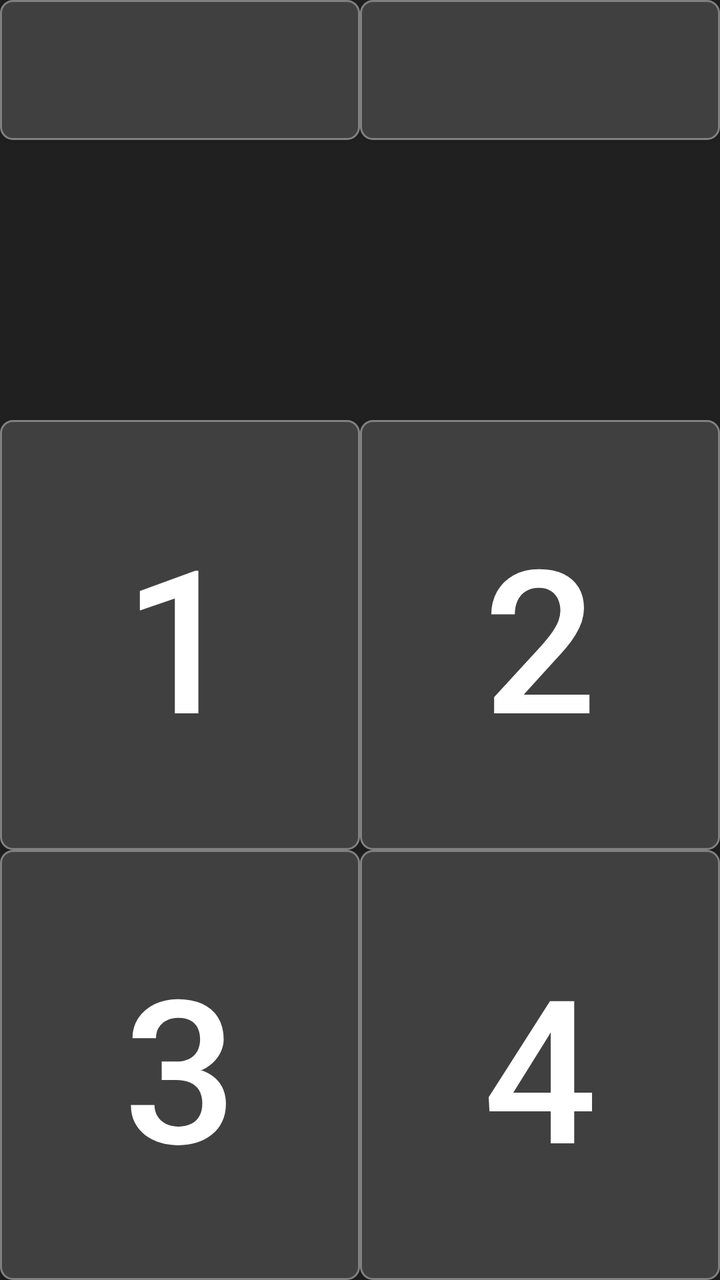
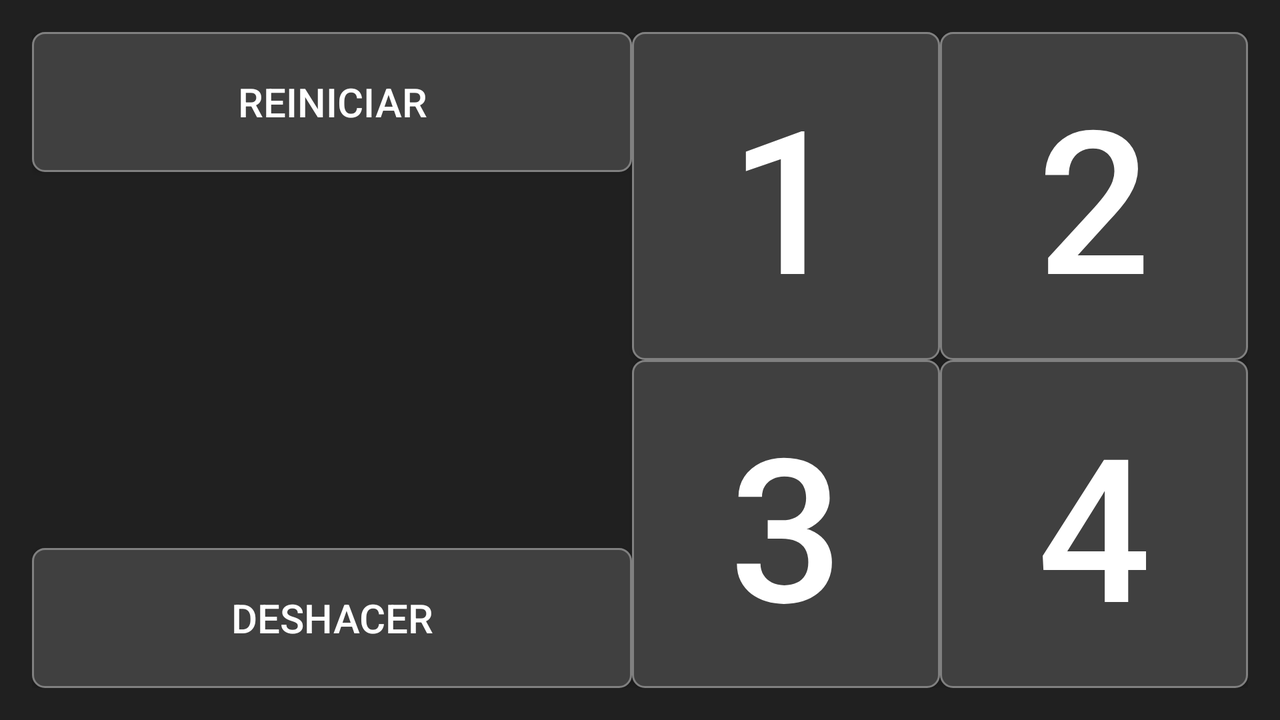

First picture: res/layout/ on a phone held upright. Second picture: the repository's own variant of that layout, on a device whose configuration matches the variant's folder. Source for both follows.
<!-- AndroidManifest.xml: application theme AppTheme -->
<!-- res/layout/activity_decklist.xml -->
<?xml version="1.0" encoding="utf-8"?>
<androidx.constraintlayout.widget.ConstraintLayout
    xmlns:android="http://schemas.android.com/apk/res/android"
    xmlns:app="http://schemas.android.com/apk/res-auto"
    android:id="@+id/activity_decklist"
    android:layout_width="match_parent"
    android:layout_height="match_parent"
    >

    <Button
        android:id="@+id/btn_reset"
        android:layout_width="0dp"
        android:layout_height="70dp"
        android:background="@drawable/answer_background_parent"
        android:textColor="@color/colorText"
        android:textSize="20dp"
        app:layout_constraintStart_toStartOf="parent"
        app:layout_constraintEnd_toStartOf="@+id/btn_undo"
        app:layout_constraintTop_toTopOf="parent"
        app:layout_constraintBottom_toTopOf="@+id/txv_total"
        />

    <Button
        android:id="@+id/btn_undo"
        android:layout_width="0dp"
        android:layout_height="70dp"
        android:background="@drawable/answer_background_parent"
        android:textColor="@color/colorText"
        android:textSize="20dp"
        app:layout_constraintStart_toEndOf="@+id/btn_reset"
        app:layout_constraintEnd_toEndOf="parent"
        app:layout_constraintTop_toTopOf="parent"
        app:layout_constraintBottom_toTopOf="@+id/txv_total"
        />

    <TextView
        android:id="@+id/txv_total"
        android:layout_width="0dp"
        android:layout_height="70dp"
        android:textColor="@color/colorText"
        android:textSize="20dp"
        android:gravity="center"
        app:layout_constraintStart_toStartOf="parent"
        app:layout_constraintEnd_toEndOf="parent"
        app:layout_constraintTop_toBottomOf="@+id/btn_reset"
        app:layout_constraintBottom_toTopOf="@+id/txv_number_list"
        />

    <TextView
        android:id="@+id/txv_number_list"
        android:layout_width="0dp"
        android:layout_height="70dp"
        android:textColor="@color/colorText"
        android:textSize="20dp"
        android:gravity="center"
        app:layout_constraintStart_toStartOf="parent"
        app:layout_constraintEnd_toEndOf="parent"
        app:layout_constraintTop_toBottomOf="@+id/txv_total"
        app:layout_constraintBottom_toTopOf="@+id/btn_add_1"
        />

    <Button
        android:id="@+id/btn_add_1"
        android:layout_width="0dp"
        android:layout_height="0dp"
        android:background="@drawable/answer_background_parent"
        android:textColor="@color/colorText"
        android:textSize="100dp"
        android:text="1"
        app:layout_constraintStart_toStartOf="parent"
        app:layout_constraintEnd_toStartOf="@+id/btn_add_2"
        app:layout_constraintTop_toBottomOf="@+id/txv_number_list"
        app:layout_constraintBottom_toTopOf="@+id/btn_add_3"
        />

    <Button
        android:id="@+id/btn_add_2"
        android:layout_width="0dp"
        android:layout_height="0dp"
        android:background="@drawable/answer_background_parent"
        android:textColor="@color/colorText"
        android:textSize="100dp"
        android:text="2"
        app:layout_constraintStart_toEndOf="@+id/btn_add_1"
        app:layout_constraintEnd_toEndOf="parent"
        app:layout_constraintTop_toBottomOf="@+id/txv_number_list"
        app:layout_constraintBottom_toTopOf="@+id/btn_add_4"
        />

    <Button
        android:id="@+id/btn_add_3"
        android:layout_width="0dp"
        android:layout_height="0dp"
        android:background="@drawable/answer_background_parent"
        android:textColor="@color/colorText"
        android:textSize="100dp"
        android:text="3"
        app:layout_constraintStart_toStartOf="parent"
        app:layout_constraintEnd_toStartOf="@+id/btn_add_4"
        app:layout_constraintTop_toBottomOf="@+id/btn_add_1"
        app:layout_constraintBottom_toBottomOf="parent"
        />

    <Button
        android:id="@+id/btn_add_4"
        android:layout_width="0dp"
        android:layout_height="0dp"
        android:background="@drawable/answer_background_parent"
        android:textColor="@color/colorText"
        android:textSize="100dp"
        android:text="4"
        app:layout_constraintStart_toEndOf="@+id/btn_add_3"
        app:layout_constraintEnd_toEndOf="parent"
        app:layout_constraintTop_toBottomOf="@+id/btn_add_2"
        app:layout_constraintBottom_toBottomOf="parent"
        />

</androidx.constraintlayout.widget.ConstraintLayout>
<!-- resources referenced by this layout -->
<resources>
  <color name="colorText">#FFFFFF</color>
  <!-- drawable answer_background_parent (drawable) -->
  <?xml version="1.0" encoding="UTF-8"?>
  <shape xmlns:android="http://schemas.android.com/apk/res/android">
      <solid android:color="#404040" />
      <stroke
          android:width="1dp"
          android:color="#808080" />
      <corners android:radius="6dp" />
  </shape>
  <style name="AppTheme" parent="MyTheme">
          <item name="colorPrimary">@color/colorPrimary</item>
          <item name="colorPrimaryDark">@color/colorPrimaryDark</item>
          <item name="colorAccent">@color/colorAccent</item>
      </style>
  <style name="MyTheme" parent="Theme.AppCompat.NoActionBar">
          <item name="android:background">@color/colorBackground</item>
      </style>
  <color name="colorPrimary">#FFA500</color>
  <color name="colorPrimaryDark">#CC400C</color>
  <color name="colorAccent">#FFFACD</color>
  <color name="colorBackground">#202020</color>
</resources>
<!-- res/layout-land/activity_decklist.xml (the repository's variant of the layout above) -->
<!-- drawn on the phone turned sideways -->
<?xml version="1.0" encoding="utf-8"?>
<androidx.constraintlayout.widget.ConstraintLayout
    xmlns:android="http://schemas.android.com/apk/res/android"
    xmlns:app="http://schemas.android.com/apk/res-auto"
    android:id="@+id/activity_decklist"
    android:layout_width="match_parent"
    android:layout_height="match_parent"
    android:paddingBottom="@dimen/activity_vertical_margin"
    android:paddingLeft="@dimen/activity_horizontal_margin"
    android:paddingRight="@dimen/activity_horizontal_margin"
    android:paddingTop="@dimen/activity_vertical_margin"
    >

    <Button
        android:id="@+id/btn_reset"
        android:layout_width="300dp"
        android:layout_height="70dp"
        android:background="@drawable/answer_background_parent"
        android:textColor="@color/colorText"
        android:textSize="20dp"
        android:text="Reiniciar"
        app:layout_constraintStart_toStartOf="parent"
        app:layout_constraintEnd_toStartOf="@+id/btn_add_1"
        app:layout_constraintTop_toTopOf="parent"
        app:layout_constraintBottom_toTopOf="@+id/txv_total"
        />

    <TextView
        android:id="@+id/txv_total"
        android:layout_width="300dp"
        android:layout_height="0dp"
        android:textColor="@color/colorText"
        android:textSize="20dp"
        android:gravity="center"
        app:layout_constraintStart_toStartOf="parent"
        app:layout_constraintEnd_toStartOf="@+id/btn_add_1"
        app:layout_constraintTop_toBottomOf="@+id/btn_reset"
        app:layout_constraintBottom_toTopOf="@+id/txv_number_list"
        />

    <TextView
        android:id="@+id/txv_number_list"
        android:layout_width="300dp"
        android:layout_height="0dp"
        android:textColor="@color/colorText"
        android:textSize="20dp"
        android:gravity="center"
        app:layout_constraintStart_toStartOf="parent"
        app:layout_constraintEnd_toStartOf="@+id/btn_add_3"
        app:layout_constraintTop_toBottomOf="@+id/txv_total"
        app:layout_constraintBottom_toTopOf="@+id/btn_undo"
        />

    <Button
        android:id="@+id/btn_undo"
        android:layout_width="300dp"
        android:layout_height="70dp"
        android:background="@drawable/answer_background_parent"
        android:textColor="@color/colorText"
        android:textSize="20dp"
        android:text="Deshacer"
        app:layout_constraintStart_toStartOf="parent"
        app:layout_constraintEnd_toStartOf="@+id/btn_add_3"
        app:layout_constraintTop_toBottomOf="@+id/txv_number_list"
        app:layout_constraintBottom_toBottomOf="parent"
        />

    <Button
        android:id="@+id/btn_add_1"
        android:layout_width="0dp"
        android:layout_height="0dp"
        android:background="@drawable/answer_background_parent"
        android:textColor="@color/colorText"
        android:textSize="100dp"
        android:text="1"
        app:layout_constraintStart_toEndOf="@+id/btn_reset"
        app:layout_constraintEnd_toStartOf="@+id/btn_add_2"
        app:layout_constraintTop_toTopOf="parent"
        app:layout_constraintBottom_toTopOf="@+id/btn_add_3"
        />

    <Button
        android:id="@+id/btn_add_2"
        android:layout_width="0dp"
        android:layout_height="0dp"
        android:background="@drawable/answer_background_parent"
        android:textColor="@color/colorText"
        android:textSize="100dp"
        android:text="2"
        app:layout_constraintStart_toEndOf="@+id/btn_add_1"
        app:layout_constraintEnd_toEndOf="parent"
        app:layout_constraintTop_toTopOf="parent"
        app:layout_constraintBottom_toTopOf="@+id/btn_add_4"
        />

    <Button
        android:id="@+id/btn_add_3"
        android:layout_width="0dp"
        android:layout_height="0dp"
        android:background="@drawable/answer_background_parent"
        android:textColor="@color/colorText"
        android:textSize="100dp"
        android:text="3"
        app:layout_constraintStart_toEndOf="@+id/btn_undo"
        app:layout_constraintEnd_toStartOf="@+id/btn_add_4"
        app:layout_constraintTop_toBottomOf="@+id/btn_add_1"
        app:layout_constraintBottom_toBottomOf="parent"
        />

    <Button
        android:id="@+id/btn_add_4"
        android:layout_width="0dp"
        android:layout_height="0dp"
        android:background="@drawable/answer_background_parent"
        android:textColor="@color/colorText"
        android:textSize="100dp"
        android:text="4"
        app:layout_constraintStart_toEndOf="@+id/btn_add_3"
        app:layout_constraintEnd_toEndOf="parent"
        app:layout_constraintTop_toBottomOf="@+id/btn_add_2"
        app:layout_constraintBottom_toBottomOf="parent"
        />

</androidx.constraintlayout.widget.ConstraintLayout>
<!-- resources referenced by the variant -->
<!-- as the phone turned sideways resolves them -->
<resources>
  <color name="colorText">#FFFFFF</color>
  <dimen name="activity_horizontal_margin">16dp</dimen>
  <dimen name="activity_vertical_margin">16dp</dimen>
  <!-- drawable answer_background_parent (drawable) -->
  <?xml version="1.0" encoding="UTF-8"?>
  <shape xmlns:android="http://schemas.android.com/apk/res/android">
      <solid android:color="#404040" />
      <stroke
          android:width="1dp"
          android:color="#808080" />
      <corners android:radius="6dp" />
  </shape>
  <style name="AppTheme" parent="MyTheme">
          <item name="colorPrimary">@color/colorPrimary</item>
          <item name="colorPrimaryDark">@color/colorPrimaryDark</item>
          <item name="colorAccent">@color/colorAccent</item>
      </style>
  <style name="MyTheme" parent="Theme.AppCompat.NoActionBar">
          <item name="android:background">@color/colorBackground</item>
      </style>
  <color name="colorPrimary">#FFA500</color>
  <color name="colorPrimaryDark">#CC400C</color>
  <color name="colorAccent">#FFFACD</color>
  <color name="colorBackground">#202020</color>
</resources>
